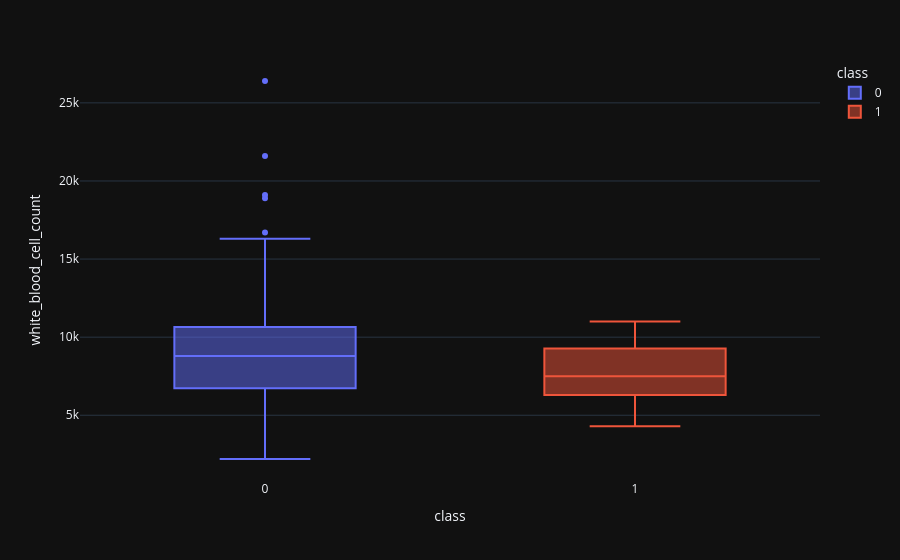

Notebook source saved alongside this figure:
### Code cell
boxplot('white_blood_cell_count')

### Figure 1 — Plotly figure (JSON) as saved in the notebook; plotly's stock layout.template omitted (floating-point values rounded to 4 significant figures; data arrays with more than 128 entries replaced by an {"elided": "..."} marker saying what was removed)
{"data": [{"alignmentgroup": "True", "hovertemplate": "class=%{x}<br>white_blood_cell_count=%{y}<extra></extra>", "legendgroup": "0", "marker": {"color": "#636efa"}, "name": "0", "notched": false, "offsetgroup": "0", "orientation": "v", "showlegend": true, "type": "box", "x": {"elided": "250 int values"}, "x0": " ", "xaxis": "x", "y": {"elided": "250 float values"}, "y0": " ", "yaxis": "y"}, {"alignmentgroup": "True", "hovertemplate": "class=%{x}<br>white_blood_cell_count=%{y}<extra></extra>", "legendgroup": "1", "marker": {"color": "#EF553B"}, "name": "1", "notched": false, "offsetgroup": "1", "orientation": "v", "showlegend": true, "type": "box", "x": {"elided": "150 int values"}, "x0": " ", "xaxis": "x", "y": {"elided": "150 float values"}, "y0": " ", "yaxis": "y"}], "layout": {"boxmode": "overlay", "legend": {"title": {"text": "class"}, "tracegroupgap": 0}, "margin": {"t": 60}, "xaxis": {"anchor": "y", "categoryarray": [0, 1], "categoryorder": "array", "domain": [0, 1], "title": {"text": "class"}}, "yaxis": {"anchor": "x", "domain": [0, 1], "title": {"text": "white_blood_cell_count"}}}}
